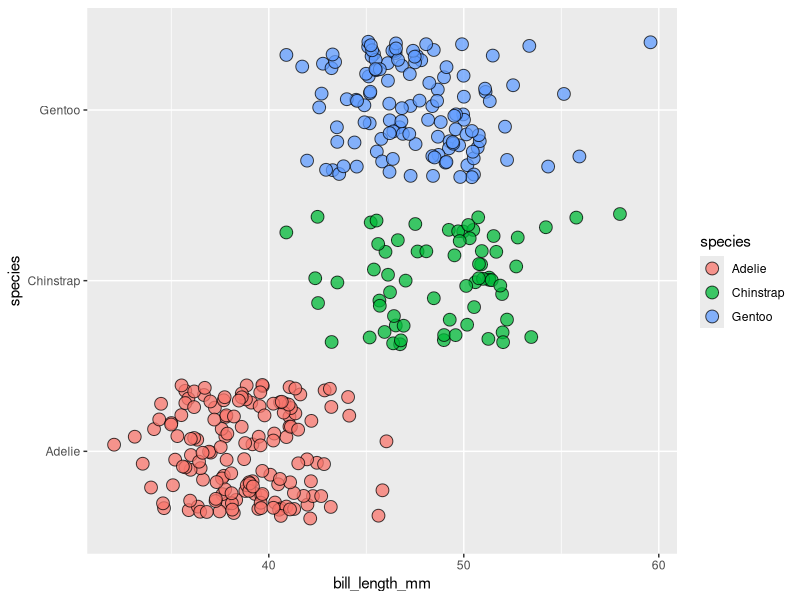
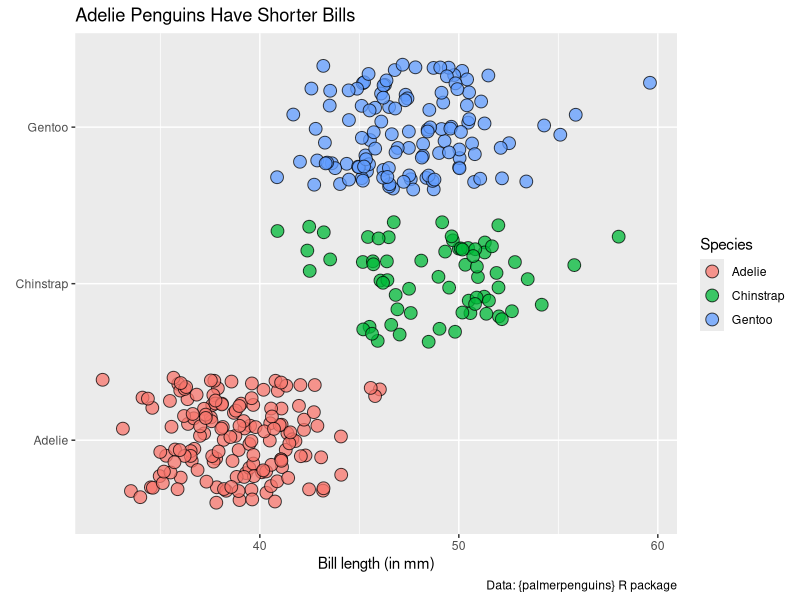
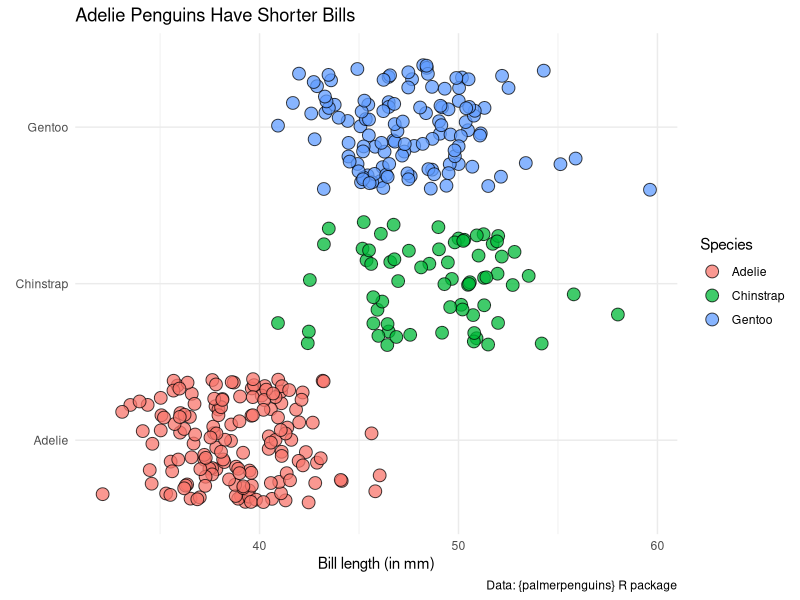
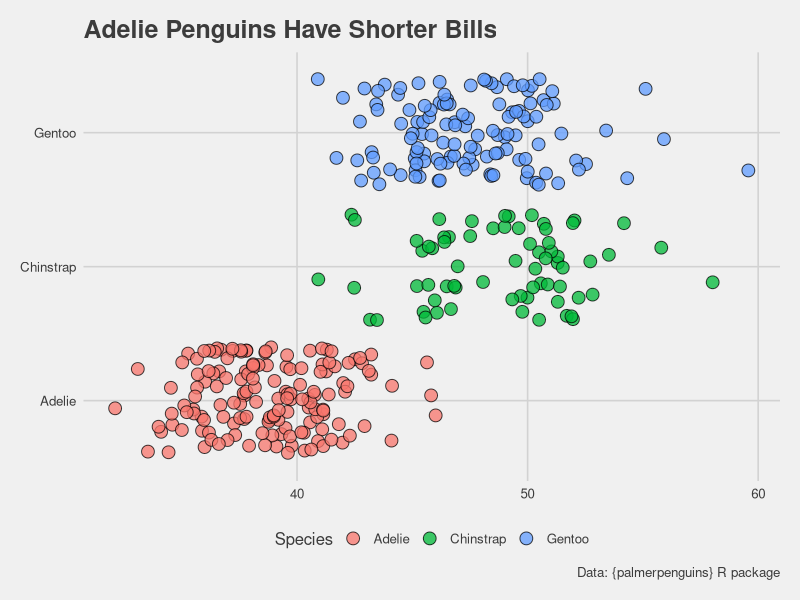
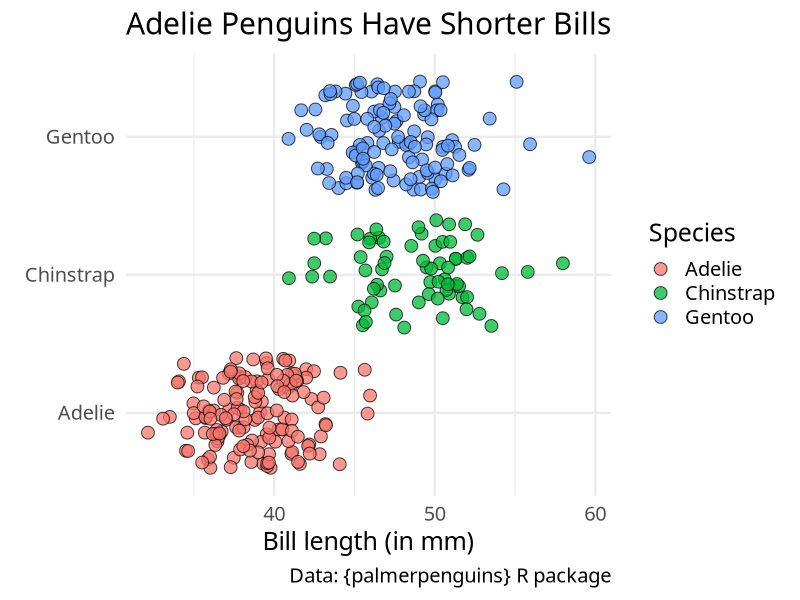
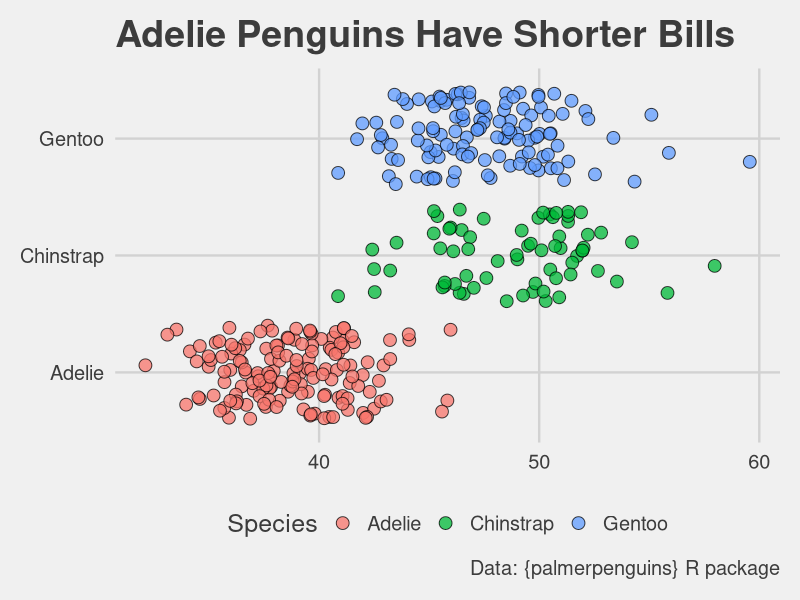
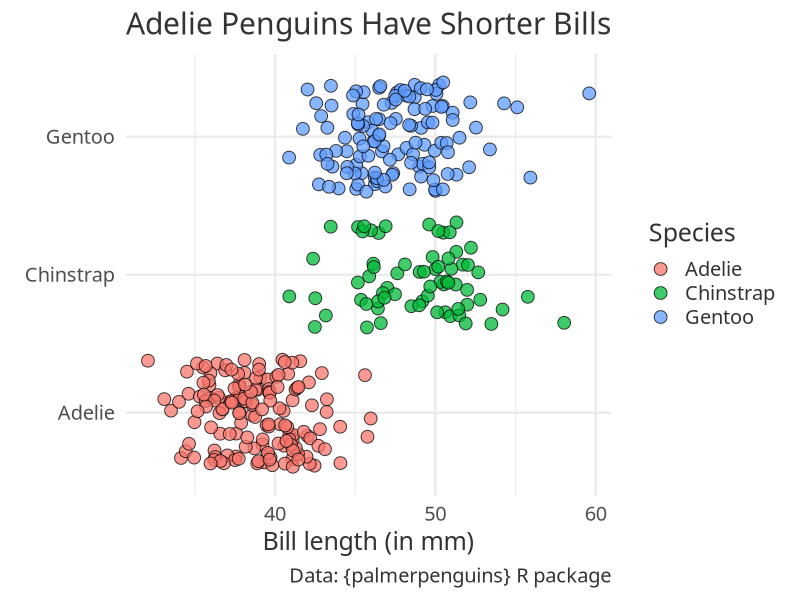
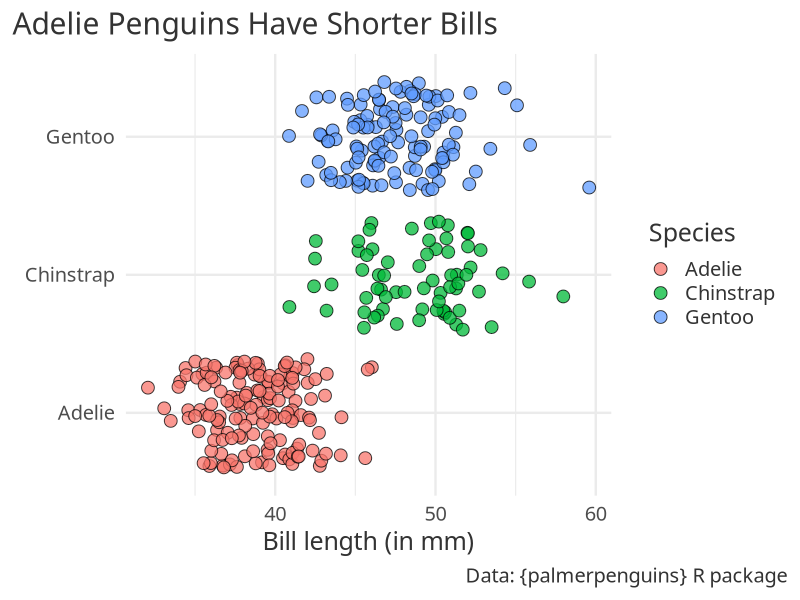

R code for these plots, in order:
## ---- chunk 1
library(tidyverse)
plt <- palmerpenguins::penguins |> 
  ggplot(aes(x = bill_length_mm, y = species, fill = species)) +
  geom_jitter(shape = 21, size = 4, alpha = 0.75)
plt
## ---- chunk 2
plt_with_labels <- plt +
  labs(
    x = 'Bill length (in mm)',
    y = element_blank(), # Species names don't need an extra label
    title = 'Adelie Penguins Have Shorter Bills',
    fill = 'Species',
    caption = 'Data: {palmerpenguins} R package'
  )
plt_with_labels
## ---- chunk 3
plt_with_labels +
  theme_minimal()
## ---- chunk 4
plt_with_labels + 
  ggthemes::theme_fivethirtyeight()
## ---- chunk 5
plt_with_labels +
  theme_minimal(base_size = 18, base_family = 'Source Sans Pro')
## ---- chunk 6
plt_with_labels + 
  ggthemes::theme_fivethirtyeight(base_size = 18)
## ---- chunk 7
plt_with_labels +
  theme_minimal(base_size = 18, base_family = 'Source Sans Pro') +
  theme(
    text = element_text(color = 'grey20')
  )
## ---- chunk 8
plt_with_labels +
  theme_minimal(base_size = 18, base_family = 'Source Sans Pro') +
  theme(
    text = element_text(color = 'grey20'),
    plot.title.position = 'plot',
    plot.caption.position = 'plot'
  )
## ---- chunk 9
plt_with_labels +
  theme_minimal(base_size = 18, base_family = 'Source Sans Pro') +
  theme(
    text = element_text(color = 'grey20'),
    plot.title.position = 'plot',
    plot.caption.position = 'plot'
  ) +
  scale_fill_manual(values = c("#E69F00", "#009E73", "#0072B2"))
